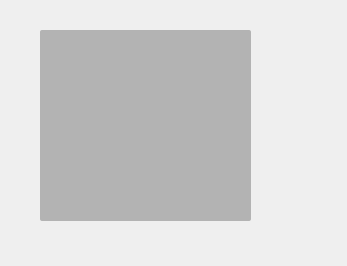
<?xml version="1.0" encoding="UTF-8"?>
<ui version="4.0">
 <class>ThumbnailWidget</class>
 <widget class="QWidget" name="ThumbnailWidget">
  <property name="geometry">
   <rect>
    <x>0</x>
    <y>0</y>
    <width>347</width>
    <height>266</height>
   </rect>
  </property>
  <property name="windowTitle">
   <string>Form</string>
  </property>
  <property name="styleSheet">
   <string notr="true"/>
  </property>
  <widget class="QLabel" name="thumbnail">
   <property name="geometry">
    <rect>
     <x>210</x>
     <y>190</y>
     <width>81</width>
     <height>61</height>
    </rect>
   </property>
   <property name="minimumSize">
    <size>
     <width>0</width>
     <height>0</height>
    </size>
   </property>
   <property name="maximumSize">
    <size>
     <width>16777215</width>
     <height>16777215</height>
    </size>
   </property>
   <property name="styleSheet">
    <string notr="true"/>
   </property>
   <property name="text">
    <string/>
   </property>
   <property name="scaledContents">
    <bool>false</bool>
   </property>
   <property name="alignment">
    <set>Qt::AlignCenter</set>
   </property>
  </widget>
  <widget class="QFrame" name="buttons_frame">
   <property name="geometry">
    <rect>
     <x>40</x>
     <y>30</y>
     <width>211</width>
     <height>191</height>
    </rect>
   </property>
   <property name="styleSheet">
    <string notr="true">#buttons_frame {
border-radius: 2px;
background-color: rgba(0,0,0, 64);
}</string>
   </property>
   <property name="frameShape">
    <enum>QFrame::NoFrame</enum>
   </property>
   <property name="frameShadow">
    <enum>QFrame::Plain</enum>
   </property>
   <property name="lineWidth">
    <number>0</number>
   </property>
   <layout class="QVBoxLayout" name="verticalLayout_2" stretch="1,2,1">
    <property name="margin">
     <number>0</number>
    </property>
    <item>
     <spacer name="verticalSpacer_2">
      <property name="orientation">
       <enum>Qt::Vertical</enum>
      </property>
      <property name="sizeHint" stdset="0">
       <size>
        <width>20</width>
        <height>52</height>
       </size>
      </property>
     </spacer>
    </item>
    <item>
     <layout class="QHBoxLayout" name="horizontalLayout_2" stretch="1,2,1">
      <item>
       <spacer name="horizontalSpacer">
        <property name="orientation">
         <enum>Qt::Horizontal</enum>
        </property>
        <property name="sizeHint" stdset="0">
         <size>
          <width>20</width>
          <height>20</height>
         </size>
        </property>
       </spacer>
      </item>
      <item>
       <widget class="QPushButton" name="camera_btn">
        <property name="sizePolicy">
         <sizepolicy hsizetype="Preferred" vsizetype="Preferred">
          <horstretch>0</horstretch>
          <verstretch>0</verstretch>
         </sizepolicy>
        </property>
        <property name="minimumSize">
         <size>
          <width>64</width>
          <height>64</height>
         </size>
        </property>
        <property name="maximumSize">
         <size>
          <width>16777215</width>
          <height>16777215</height>
         </size>
        </property>
        <property name="cursor">
         <cursorShape>PointingHandCursor</cursorShape>
        </property>
        <property name="styleSheet">
         <string notr="true">#camera_btn {
    background-color: rgba( 0, 0, 0, 0 );
	image: url(:/res/grab.png);
	margin: 5px;
	border: none;
}
#camera_btn:hover {
	image: url(:/res/grab_hl.png);
}
#camera_btn:focus:pressed {
	image: url(:/res/grab_hl.png);
}

</string>
        </property>
        <property name="text">
         <string/>
        </property>
        <property name="iconSize">
         <size>
          <width>64</width>
          <height>64</height>
         </size>
        </property>
        <property name="flat">
         <bool>true</bool>
        </property>
       </widget>
      </item>
      <item>
       <spacer name="horizontalSpacer_2">
        <property name="orientation">
         <enum>Qt::Horizontal</enum>
        </property>
        <property name="sizeHint" stdset="0">
         <size>
          <width>20</width>
          <height>20</height>
         </size>
        </property>
       </spacer>
      </item>
     </layout>
    </item>
    <item>
     <spacer name="verticalSpacer">
      <property name="orientation">
       <enum>Qt::Vertical</enum>
      </property>
      <property name="sizeHint" stdset="0">
       <size>
        <width>20</width>
        <height>51</height>
       </size>
      </property>
     </spacer>
    </item>
   </layout>
  </widget>
 </widget>
 <resources>
  <include location="../../../../images/thumbwgt.qrc"/>
 </resources>
 <connections/>
</ui>
